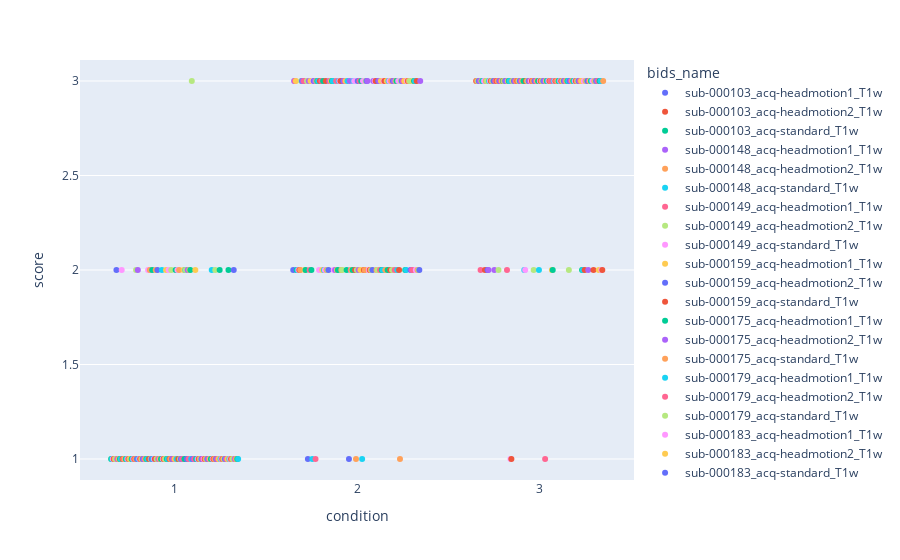

The code cell stored with this chart in its notebook:
### Markdown cell above
We can see that generally there is good correspondance, with most values being on the main diagonal. Most confusion is for score 2, where there are also a lot of images from the no-motion as well as the much motion conditions.

Some images are however completely misclassified. We can visualize this also in a different way to be able to identify the images that were rated much better or much worse than the condition they were in.

### Code cell
px.strip(scores, x="condition", y="score", color=scores.index)
